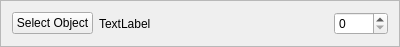
<?xml version="1.0" encoding="UTF-8"?>
<ui version="4.0">
 <class>Frame</class>
 <widget class="QFrame" name="Frame">
  <property name="geometry">
   <rect>
    <x>0</x>
    <y>0</y>
    <width>400</width>
    <height>46</height>
   </rect>
  </property>
  <property name="windowTitle">
   <string>Frame</string>
  </property>
  <property name="frameShape">
   <enum>QFrame::StyledPanel</enum>
  </property>
  <property name="frameShadow">
   <enum>QFrame::Raised</enum>
  </property>
  <layout class="QHBoxLayout" name="horizontalLayout">
   <item>
    <widget class="QPushButton" name="selectButton">
     <property name="sizePolicy">
      <sizepolicy hsizetype="Maximum" vsizetype="Fixed">
       <horstretch>0</horstretch>
       <verstretch>0</verstretch>
      </sizepolicy>
     </property>
     <property name="text">
      <string>Select Object</string>
     </property>
    </widget>
   </item>
   <item>
    <widget class="QLabel" name="nameLabel">
     <property name="text">
      <string>TextLabel</string>
     </property>
    </widget>
   </item>
   <item>
    <widget class="QSpinBox" name="idBox">
     <property name="sizePolicy">
      <sizepolicy hsizetype="Maximum" vsizetype="Fixed">
       <horstretch>0</horstretch>
       <verstretch>0</verstretch>
      </sizepolicy>
     </property>
     <property name="maximum">
      <number>1000</number>
     </property>
    </widget>
   </item>
  </layout>
 </widget>
 <resources/>
 <connections/>
</ui>
